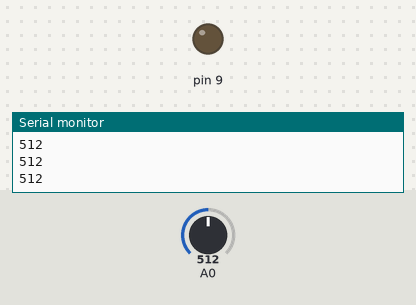
Simulated run of this sketch. Board: Arduino Uno, built with avr-gcc and run on an emulated ATmega328P. On the bench: output pins drawn as LEDs (lit = HIGH), the last lines printed to the serial monitor. The test bench sets the inputs (shaded band); at power-on: A0 = 512.

Above: at 1.2 s.
1.3 s: A0 set to 931
2.8 s: A0 set to 967
At 3.6 s:
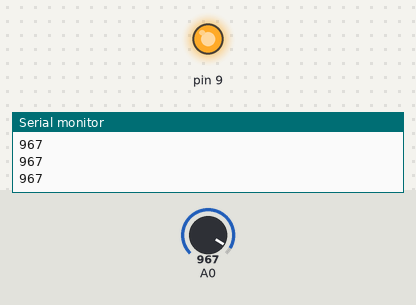
4.3 s: A0 set to 940
At 4.7 s:
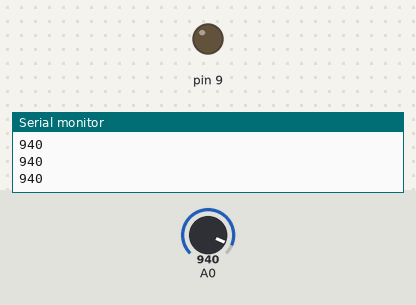
5.8 s: A0 set to 960
At 7.1 s:
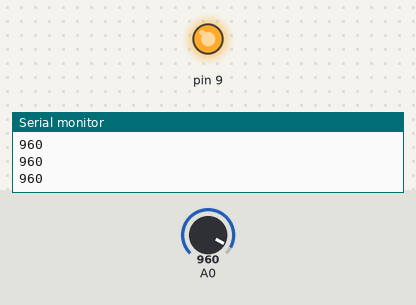
Timing chart, 0 to 8.3 s (numbered marks = the images above; inputs shaded):
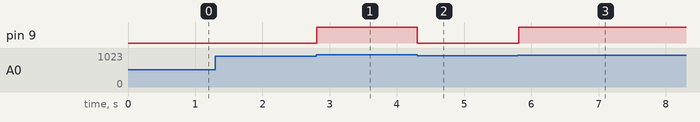

The sketch:

citire_analogica_fotorezistor.ino
```cpp
void setup() {
  Serial.begin(9600);
  pinMode(9, OUTPUT);
}
void loop() {
  int val = analogRead(A0);
  Serial.println(val);

  if (val >= 950) {
    digitalWrite(9, HIGH);
  } else {
    digitalWrite(9, LOW);
  }
}
```

Measured:
- the behaviour switches between 949 and 950 on A0 (found by bisection; images 0 and 1)
- after the input at 2.8 s, pin 9: LOW → HIGH at once
- after the input at 4.3 s, pin 9: HIGH → LOW at once
- after the input at 5.8 s, pin 9: LOW → HIGH at once
